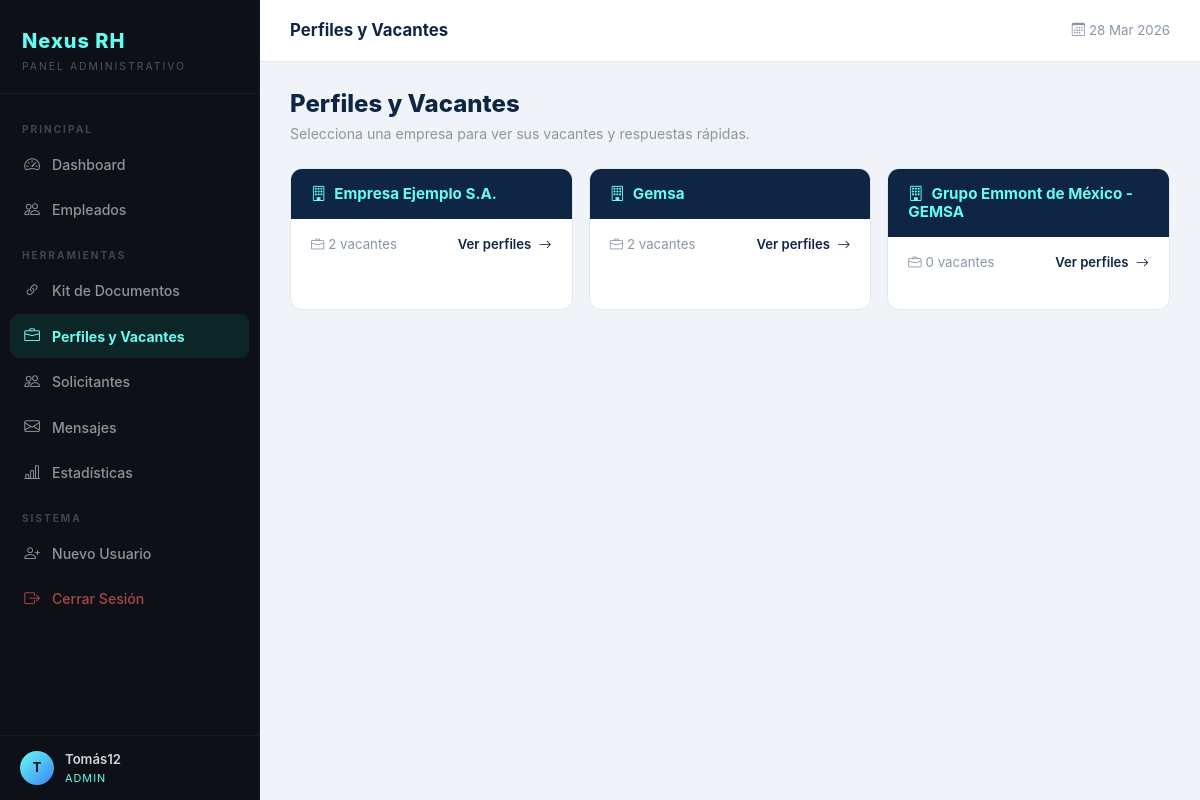
/panel/index.php?page=perfiles (signed in), run on the app's committed database.
### tables this page shows
CREATE TABLE `empresas` (
  `id` int(11) NOT NULL,
  `nombre` varchar(150) NOT NULL,
  `descripcion` text DEFAULT NULL,
  `instrucciones` text DEFAULT NULL,
  `formulario_url` varchar(500) DEFAULT NULL,
  `perfiles_url` varchar(500) DEFAULT NULL,
  `activo` tinyint(1) DEFAULT 1,
  `created_at` timestamp NOT NULL DEFAULT current_timestamp()
);

### pages/perfiles.php (the view, shortened to what this page needs)
<?php
require_once("../sistema/conexion.php");
$usuario_rol = $_SESSION['rol'];
$empresa_id = isset($_GET['empresa']) ? (int)$_GET['empresa'] : 0;
if ($empresa_id > 0) {
    $emp = $conexion->query("SELECT * FROM empresas WHERE id = $empresa_id AND activo = 1")->fetch_assoc();
    if (!$emp) { header("Location: index.php?page=perfiles"); exit(); }
    $vacantes = $conexion->query("SELECT * FROM vacantes WHERE empresa_id = $empresa_id AND activo = 1 ORDER BY id ASC");
?>
<div class="d-flex align-items-center gap-3 mb-4">
    <a href="index.php?page=perfiles"
       style="display:inline-flex;align-items:center;justify-content:center;width:36px;height:36px;background:#f4f7fb;border-radius:9px;border:1.5px solid #e2e8f0;text-decoration:none;color:#0f2544;flex-shrink:0;">
        <i class="bi bi-arrow-left"></i>
    </a>
    <div style="flex:1;">
        <h4 style="font-weight:800;color:#0f2544;margin:0;"><?= htmlspecialchars($emp['nombre']) ?></h4>
        <p style="color:#8896a7;margin:2px 0 0;font-size:.86rem;">Vacantes disponibles y respuestas rápidas.</p>
    </div>
    <?php if ($usuario_rol === 'admin'): ?>
    <a href="index.php?page=gestionar_vacantes&empresa=<?= $empresa_id ?>"
       style="background:#0f2544;color:#66FCF1;border-radius:50px;padding:8px 20px;font-weight:700;font-size:.85rem;text-decoration:none;display:inline-flex;align-items:center;gap:6px;flex-shrink:0;">
        <i class="bi bi-gear"></i> Gestionar
    </a>
    <?php endif; ?>
</div>
<?php if ($vacantes && $vacantes->num_rows > 0):
    while ($v = $vacantes->fetch_assoc()):
        $vid = (int)$v['id'];
        $respuestas = $conexion->query("SELECT * FROM respuestas_rapidas WHERE vacante_id = $vid ORDER BY orden ASC, id ASC");
?>
<div class="panel-card mb-4">
    <div class="panel-card-header" style="background:#0f2544;">
        <h6 style="color:#66FCF1;font-weight:700;margin:0;">
            <i class="bi bi-briefcase me-2"></i><?= htmlspecialchars($v['nombre']) ?>
        </h6>
    </div>
    <div style="padding:24px;">
        <div class="row g-4">
            <div class="col-lg-5">
                <p style="font-size:.72rem;font-weight:700;letter-spacing:1.5px;text-transform:uppercase;color:#8896a7;margin-bottom:14px;">Perfil del Puesto</p>
                <div style="display:flex;flex-direction:column;gap:12px;">
                    <?php if (!empty($v['descripcion'])): ?>
                    <div>
                        <div style="font-size:.72rem;font-weight:700;color:#0f2544;text-transform:uppercase;letter-spacing:1px;margin-bottom:4px;">Descripción</div>
                        <p style="font-size:.88rem;color:#4a5568;line-height:1.7;margin:0;white-space:pre-line;"><?= htmlspecialchars($v['descripcion']) ?></p>
                    </div>
                    <?php endif; ?>
                    <?php if (!empty($v['requisitos'])): ?>
                    <div>
                        <div style="font-size:.72rem;font-weight:700;color:#0f2544;text-transform:uppercase;letter-spacing:1px;margin-bottom:4px;">Requisitos</div>
                        <p style="font-size:.88rem;color:#4a5568;line-height:1.7;margin:0;white-space:pre-line;"><?= htmlspecialchars($v['requisitos']) ?></p>
                    </div>
                    <?php endif; ?>
                    <div style="display:grid;grid-template-columns:1fr 1fr;gap:10px;">
                        <?php if (!empty($v['sueldo'])): ?>
                        <div style="background:#f4f7fb;border-radius:9px;padding:12px 14px;">
                            <div style="font-size:.68rem;font-weight:700;color:#8896a7;text-transform:uppercase;letter-spacing:1px;margin-bottom:4px;">
                                <i class="bi bi-cash me-1"></i>Sueldo
                            </div>
                            <div style="font-size:.9rem;font-weight:700;color:#0f2544;"><?= htmlspecialchars($v['sueldo']) ?></div>
                        </div>
                        <?php endif; ?>
                        <?php if (!empty($v['horario'])): ?>
                        <div style="background:#f4f7fb;border-radius:9px;padding:12px 14px;">
                            <div style="font-size:.68rem;font-weight:700;color:#8896a7;text-transform:uppercase;letter-spacing:1px;margin-bottom:4px;">
                                <i class="bi bi-clock me-1"></i>Horario
                            </div>
                            <div style="font-size:.9rem;font-weight:700;color:#0f2544;"><?= htmlspecialchars($v['horario']) ?></div>
                        </div>
                        <?php endif; ?>
                        <?php if (!empty($v['ubicacion'])): ?>
                        <div style="background:#f4f7fb;border-radius:9px;padding:12px 14px;grid-column:1/-1;">
                            <div style="font-size:.68rem;font-weight:700;color:#8896a7;text-transform:uppercase;letter-spacing:1px;margin-bottom:4px;">
                                <i class="bi bi-geo-alt me-1"></i>Ubicación
                            </div>
                            <div style="font-size:.9rem;font-weight:700;color:#0f2544;"><?= htmlspecialchars($v['ubicacion']) ?></div>
                        </div>
                        <?php endif; ?>
                    </div>
                </div>
            </div>
            <div class="col-lg-1 d-none d-lg-flex" style="justify-content:center;">
                <div style="width:1px;background:#e2e8f0;height:100%;"></div>
            </div>
            <div class="col-lg-6">
                <p style="font-size:.72rem;font-weight:700;letter-spacing:1.5px;text-transform:uppercase;color:#8896a7;margin-bottom:14px;">Respuestas Rápidas</p>
                <?php if ($respuestas && $respuestas->num_rows > 0):
                    while ($r = $respuestas->fetch_assoc()):
                ?>
                <div style="margin-bottom:12px;">
                    <div style="font-size:.78rem;font-weight:700;color:#0f2544;margin-bottom:6px;">
                        <?= htmlspecialchars($r['titulo']) ?>
                    </div>
                    <div style="position:relative;">
                        <textarea readonly
                                  onclick="this.select();"
                                  style="width:100%;background:#f4f7fb;border:1.5px solid #e2e8f0;border-radius:9px;padding:10px 44px 10px 12px;font-size:.84rem;color:#4a5568;line-height:1.6;resize:none;cursor:pointer;font-family:inherit;"
                                  rows="<?= min(6, substr_count($r['contenido'], "\n") + 2) ?>"
                                  ><?= htmlspecialchars($r['contenido']) ?></textarea>
                        <button onclick="copiarTexto(this, <?= $r['id'] ?>)"
                                data-texto="<?= htmlspecialchars($r['contenido'], ENT_QUOTES) ?>"
                                style="position:absolute;top:8px;right:8px;background:#0f2544;color:#66FCF1;border:none;border-radius:7px;padding:5px 9px;font-size:.75rem;cursor:pointer;transition:background .2s;"
                                onmouseover="this.style.background='#1a3a6e'" onmouseout="this.style.background='#0f2544'"
                                title="Copiar">
                            <i class="bi bi-clipboard" id="icon-<?= $r['id'] ?>"></i>
                        </button>
                    </div>
                </div>
                <?php endwhile; else: ?>
                <div style="text-align:center;padding:30px 0;color:#8896a7;">
                    <i class="bi bi-chat-text" style="font-size:2rem;opacity:.25;"></i>
                    <p style="margin-top:8px;font-size:.88rem;">Sin respuestas rápidas aún.</p>
                </div>
                <?php endif; ?>
            </div>
        </div>
    </div>
</div>
<?php endwhile; else: ?>
<div class="panel-card">
    <div style="padding:60px 20px;text-align:center;color:#8896a7;">
        <i class="bi bi-briefcase" style="font-size:3rem;opacity:.25;"></i>
        <p class="mt-3 mb-0">No hay vacantes configuradas para esta empresa.</p>
        <?php if ($usuario_rol === 'admin'): ?>
        <a href="index.php?page=gestionar_vacantes&empresa=<?= $empresa_id ?>"
           style="color:#0f2544;font-size:.88rem;font-weight:600;display:inline-block;margin-top:8px;">+ Agregar vacante</a>
        <?php endif; ?>
    </div>
</div>
<?php endif; ?>
<?php
} else {
    $empresas = $conexion->query("SELECT * FROM empresas WHERE activo = 1 ORDER BY nombre ASC");
?>
<div class="d-flex justify-content-between align-items-center mb-4">
    <div>
        <h4 style="font-weight:800;color:#0f2544;margin:0;">Perfiles y Vacantes</h4>
        <p style="color:#8896a7;margin:4px 0 0;font-size:.88rem;">Selecciona una empresa para ver sus vacantes y respuestas rápidas.</p>
    </div>
</div>
<?php if ($empresas && $empresas->num_rows > 0): ?>
<div class="row g-3">
    <?php while ($empresa = $empresas->fetch_assoc()):
        $eid      = (int)$empresa['id'];
        $n_vac    = (int)$conexion->query("SELECT COUNT(*) as c FROM vacantes WHERE empresa_id = $eid AND activo = 1")->fetch_assoc()['c'];
    ?>
    <div class="col-md-6 col-lg-4">
        <a href="index.php?page=perfiles&empresa=<?= $eid ?>" style="text-decoration:none;">
            <div class="panel-card h-100" style="transition:box-shadow .2s,transform .2s;cursor:pointer;"
                 onmouseover="this.style.boxShadow='0 8px 30px rgba(0,0,0,0.1)';this.style.transform='translateY(-3px)'"
                 onmouseout="this.style.boxShadow='';this.style.transform=''">
                <div style="background:#0f2544;padding:16px 20px;">
                    <h6 style="color:#66FCF1;font-weight:700;margin:0;font-size:.95rem;">
                        <i class="bi bi-building me-2"></i><?= htmlspecialchars($empresa['nombre']) ?>
                    </h6>
                </div>
                <div style="padding:16px 20px;display:flex;align-items:center;justify-content:space-between;">
                    <span style="font-size:.83rem;color:#8896a7;">
                        <i class="bi bi-briefcase me-1"></i><?= $n_vac ?> vacante<?= $n_vac !== 1 ? 's' : '' ?>
                    </span>
                    <span style="font-size:.82rem;font-weight:600;color:#0f2544;">
                        Ver perfiles <i class="bi bi-arrow-right ms-1"></i>
                    </span>
                </div>
            </div>
        </a>
    </div>
    <?php endwhile; ?>
</div>
<?php endif; ?>
<?php } ?>

### css/style.css (style rules this page uses)
:root { --dark: #0d1117; --navy: #0f2544; --header: #1f2833; --accent: #66FCF1; --accent2: #3b82f6; --green: #00c8a0; --light: #f4f7fb; --white: #ffffff; --gray: #8896a7; --border: #e2e8f0; --shadow: 0 4px 24px rgba(0,0,0,0.08); --radius: 12px; }
* { margin: 0; padding: 0; box-sizing: border-box; }
html { scroll-behavior: smooth; }
body { font-family: -apple-system, BlinkMacSystemFont, 'Segoe UI', Roboto, sans-serif; color: #1a2640; background: var(--white); }
.panel-body { display: flex; min-height: 100vh; background: #f0f4f9; }
.panel-card { background: var(--white); border-radius: var(--radius); border: 1px solid var(--border); overflow: hidden; margin-bottom: 20px; }

### data on the page
empresas: nombre "Empresa Ejemplo S.A.", n_vac "2"
empresas: nombre "Gemsa", n_vac "2"
empresas: nombre "Grupo Emmont de México - GEMSA", n_vac "0", shows "s"

### other printed values
substr($_SESSION['nombre'] ?? 'U', 0, 1) "T"
$_SESSION['nombre'] "Tomás12"
$_SESSION['rol'] "ADMIN"
$pageTitle "Perfiles y Vacantes"
